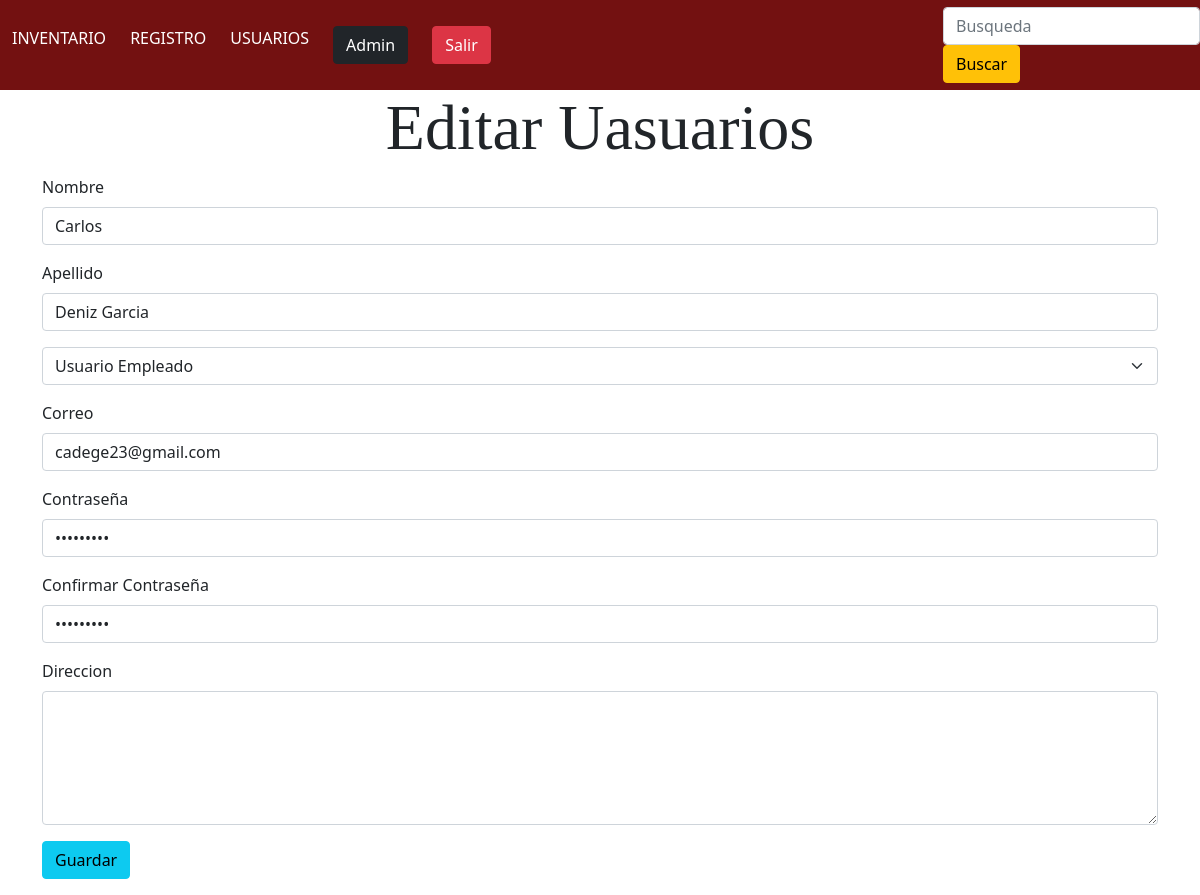
Page /usuarios/editarUsuario.php?id=26 (signed in) on the committed database.
### tables this page shows
CREATE TABLE `usuario` (
  `pk_usuario` int(11) NOT NULL,
  `nombre_usuario` varchar(25) NOT NULL,
  `apellido_usuario` varchar(25) DEFAULT NULL,
  `correo` varchar(25) NOT NULL,
  `PASSWORD` varchar(25) NOT NULL,
  `direccion` varchar(50) DEFAULT NULL,
  `fk_tipo_usuario` int(11) NOT NULL
);

### usuarios/editarUsuario.php (the view, shortened to what this page needs)
<?php
include '../db/conexion.php';
$id = $con->real_escape_string(htmlentities($_GET['id']));
$sel = $con->query("SELECT * FROM usuario WHERE pk_usuario = '$id' ");
if ($f = $sel->fetch_assoc()) {
}
$typeUser = $con->query("SELECT DISTINCT    pk_tipo_usuario,descripccion FROM `tipo_usuario`");
?>
<!DOCTYPE html>
<html lang="en">
<head>
    <link rel="stylesheet" href="../css/main.css">
    <link href="https://cdn.jsdelivr.net/npm/bootstrap@5.0.2/dist/css/bootstrap.min.css" rel="stylesheet"
>
</head>
<body>
  <header class="header">
            <ul class="nav">
                    <li><a href="../admin/index.php">INVENTARIO</a></li>
                <li><a href="http://localhost/ProyectoPagWeb/Inventario/index.php">REGISTRO</a></li>
                <li><a href="http://localhost/ProyectoPagWeb/usuarios/index.php">USUARIOS</a></li>
                    <li class="nav-item">
                        <a class="nav-link active"
                        aria-current="page"
                        href="../perfilUsuario?id='<?php echo trim($_SESSION['id'])?>'">
                            <span class="btn btn-dark">
                                <?php echo $_SESSION['nombre'];?>
                            </span>
                        </a>
                    </li>
                    <li class="nav-item">
                        <a class="nav-link active"
                        aria-current="page"
                        href="../includes/salir.php">
                            <span class="btn btn-danger">
                                Salir
                            </span>
                        </a>
                    </li>
            </ul>
         <br>
        <form class="form-inline my-2 my-lg-0">
          <input class="form-control" type="search" placeholder="Busqueda" aria-label="Search">
          <button class="btn btn-warning" type="submit">Buscar</button>
        </form>
        </header>
    <main class="container">
        <h1 class="display-3 text-center">Editar Uasuarios</h1>
        <div class="row">
            <div class="col  ">
                <form action="actualizarUsuario.php"  autocomplete="off"  method="POST"  enctype="multipart/form-data">
                    <div class="form-group mb-3" >
                        <label  class="form-label">Nombre</label>
                        <input type="text" name="nombre"  value="<?php echo $f['nombre_usuario'] ?>"  require placeholder="Nombre" class="form-control" >
                    </div>
                    <div class="form-group mb-3" >
                        <label  class="form-label">Apellido</label>
                        <input type="text" name="apellido" value="<?php echo $f['apellido_usuario'] ?>"  require placeholder="Apellido" class="form-control" >
                    </div>
                    <select name="typeUser" class="form-select  mb-3"  require aria-label="Default select example">
                        <?php while($t = $typeUser->fetch_assoc()){ ?>
                            <option selected="selected"  value="<?php echo $t['pk_tipo_usuario'] ?>">
                            <?php echo $t['descripccion'] ?>
                        </option>
                        <?php } ?>
                    </select>
                    <div class="form-group mb-3" >
                        <label  class="form-label">Correo</label>
                        <input type="email" name="email" value="<?php echo $f['correo'] ?>" placeholder="Email"  class="form-control" >
                    </div>
                    <div class="form-group mb-3" >
                        <label  class="form-label">Contraseña</label>
                        <input  type="password" name="password" placeholder="Password"  require value="<?php echo $f['PASSWORD'] ?>" class="form-control" rows="5" >
                    </div>
                    <div class="form-group mb-3">
                        <label  class="form-label">Confirmar Contraseña</label>
                        <input  type="password" name="password2" placeholder="Password" require value="<?php echo $f['PASSWORD'] ?>" class="form-control" rows="5" >
                    </div>
                    <div class="form-group mb-3" >
                    <label  class="form-label"> Direccion</label>
                        <textarea type="text" name="direccion" placeholder="Direccion" value="<?php echo $f['direccion'] ?>" class="form-control" rows="5" >
                        <?php echo $f['direccion'] ?>
                        </textarea>
                    </div>
                    <div class="form-group mb-3" >
                        <input type="submit" value="Guardar"  class="btn btn-info" >
                    </div>
                </form>
    </main>
</body>
</html>

### css/main.css (style rules this page uses)
* { margin: 0; padding: 0; box-sizing: border-box; }
body { background-color: white; }
.header { width: 100%; height: 90px; background-color: #731111; display: flex; justify-content: space-between; align-items: center; margin: auto; }
ul, ol { list-style:none; }
.nav > li { float:left; }
.nav li a { background-color: #731111; color:white; text-decoration:none; padding:10px 12px; display:block; }
button { background-color: #731111; }
h1 { font-family: 'Satisfy', cursive; text-align: center; }

### rows in the picture
usuario: nombre "Carlos", apellido "Deniz Garcia", email "cadege23@gmail.com"

### other values in the picture
$_SESSION['nombre'] "Admin"
form field typeUser "Usuario Empleado"
